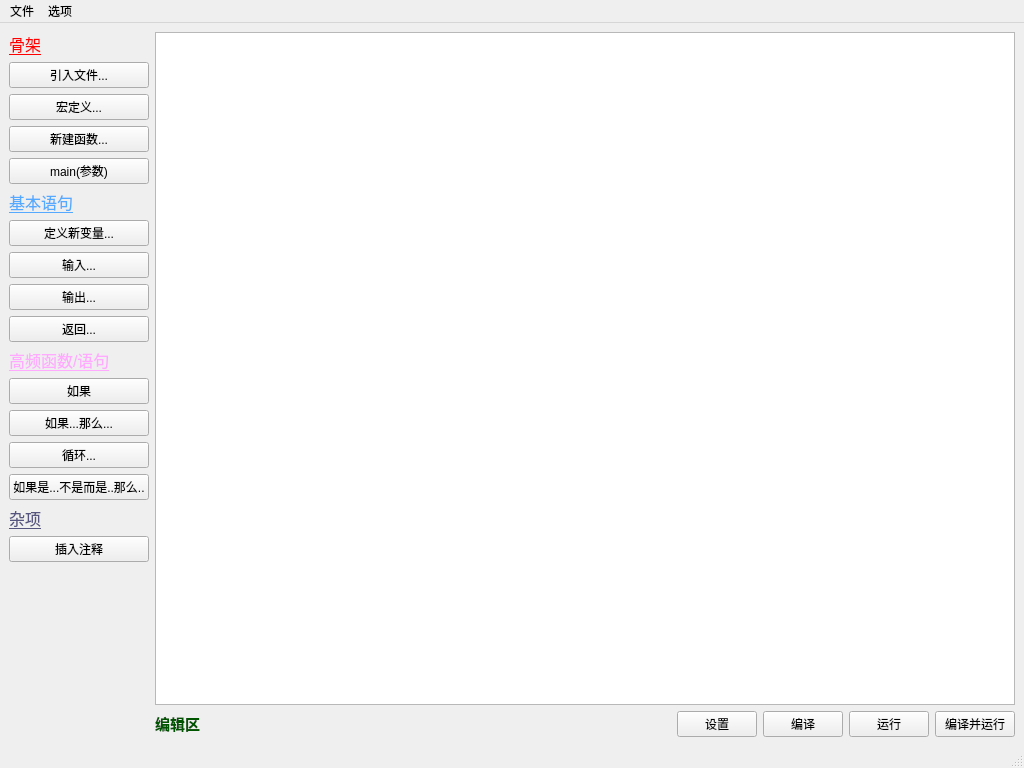
<?xml version="1.0" encoding="UTF-8"?>
<ui version="4.0">
 <class>MainWindow</class>
 <widget class="QMainWindow" name="MainWindow">
  <property name="geometry">
   <rect>
    <x>0</x>
    <y>0</y>
    <width>1024</width>
    <height>768</height>
   </rect>
  </property>
  <property name="windowTitle">
   <string>代码生成器</string>
  </property>
  <widget class="QWidget" name="centralwidget">
   <layout class="QHBoxLayout" name="horizontalLayout_3">
    <item>
     <layout class="QVBoxLayout" name="verticalLayout_3">
      <item>
       <layout class="QVBoxLayout" name="verticalLayout_2">
        <item>
         <layout class="QVBoxLayout" name="verticalLayout">
          <item>
           <widget class="QLabel" name="label">
            <property name="text">
             <string>&lt;html&gt;&lt;head/&gt;&lt;body&gt;&lt;p&gt;&lt;span style=&quot; font-size:12pt; text-decoration: underline; color:#ff0000;&quot;&gt;骨架&lt;/span&gt;&lt;/p&gt;&lt;/body&gt;&lt;/html&gt;</string>
            </property>
           </widget>
          </item>
          <item>
           <widget class="QPushButton" name="pushButton">
            <property name="text">
             <string>引入文件...</string>
            </property>
           </widget>
          </item>
          <item>
           <widget class="QPushButton" name="pushButton_2">
            <property name="text">
             <string>宏定义...</string>
            </property>
           </widget>
          </item>
          <item>
           <widget class="QPushButton" name="pushButton_3">
            <property name="text">
             <string>新建函数...</string>
            </property>
           </widget>
          </item>
          <item>
           <widget class="QPushButton" name="pushButton_4">
            <property name="text">
             <string>main(参数)</string>
            </property>
           </widget>
          </item>
         </layout>
        </item>
        <item>
         <widget class="QLabel" name="label_2">
          <property name="text">
           <string>&lt;html&gt;&lt;head/&gt;&lt;body&gt;&lt;p&gt;&lt;span style=&quot; font-size:12pt; text-decoration: underline; color:#55aaff;&quot;&gt;基本语句&lt;/span&gt;&lt;/p&gt;&lt;/body&gt;&lt;/html&gt;</string>
          </property>
         </widget>
        </item>
        <item>
         <widget class="QPushButton" name="pushButton_7">
          <property name="text">
           <string>定义新变量...</string>
          </property>
         </widget>
        </item>
        <item>
         <widget class="QPushButton" name="pushButton_6">
          <property name="text">
           <string>输入...</string>
          </property>
         </widget>
        </item>
        <item>
         <widget class="QPushButton" name="pushButton_5">
          <property name="text">
           <string>输出...</string>
          </property>
         </widget>
        </item>
        <item>
         <widget class="QPushButton" name="pushButton_8">
          <property name="text">
           <string>返回...</string>
          </property>
         </widget>
        </item>
       </layout>
      </item>
      <item>
       <widget class="QLabel" name="label_3">
        <property name="text">
         <string>&lt;html&gt;&lt;head/&gt;&lt;body&gt;&lt;p&gt;&lt;span style=&quot; font-size:12pt; text-decoration: underline; color:#ffaaff;&quot;&gt;高频函数/语句&lt;/span&gt;&lt;/p&gt;&lt;/body&gt;&lt;/html&gt;</string>
        </property>
       </widget>
      </item>
      <item>
       <widget class="QPushButton" name="pushButton_9">
        <property name="text">
         <string>如果</string>
        </property>
       </widget>
      </item>
      <item>
       <widget class="QPushButton" name="pushButton_12">
        <property name="text">
         <string>如果...那么...</string>
        </property>
       </widget>
      </item>
      <item>
       <widget class="QPushButton" name="pushButton_10">
        <property name="text">
         <string>循环...</string>
        </property>
       </widget>
      </item>
      <item>
       <widget class="QPushButton" name="pushButton_11">
        <property name="text">
         <string>如果是...不是而是..那么..</string>
        </property>
       </widget>
      </item>
      <item>
       <widget class="QLabel" name="label_5">
        <property name="text">
         <string>&lt;html&gt;&lt;head/&gt;&lt;body&gt;&lt;p&gt;&lt;span style=&quot; font-size:12pt; text-decoration: underline; color:#55557f;&quot;&gt;杂项&lt;/span&gt;&lt;/p&gt;&lt;/body&gt;&lt;/html&gt;</string>
        </property>
       </widget>
      </item>
      <item>
       <widget class="QPushButton" name="pushButton_16">
        <property name="text">
         <string>插入注释</string>
        </property>
       </widget>
      </item>
      <item>
       <spacer name="verticalSpacer_2">
        <property name="orientation">
         <enum>Qt::Orientation::Vertical</enum>
        </property>
        <property name="sizeHint" stdset="0">
         <size>
          <width>20</width>
          <height>40</height>
         </size>
        </property>
       </spacer>
      </item>
     </layout>
    </item>
    <item>
     <layout class="QVBoxLayout" name="verticalLayout_5">
      <item>
       <widget class="QPlainTextEdit" name="plainTextEdit">
        <property name="font">
         <font>
          <family>Consolas</family>
          <pointsize>12</pointsize>
         </font>
        </property>
       </widget>
      </item>
      <item>
       <layout class="QHBoxLayout" name="horizontalLayout_2">
        <item>
         <widget class="QLabel" name="label_4">
          <property name="text">
           <string>&lt;html&gt;&lt;head/&gt;&lt;body&gt;&lt;p&gt;&lt;span style=&quot; font-size:11pt; font-weight:700; color:#005500;&quot;&gt;编辑区&lt;/span&gt;&lt;/p&gt;&lt;/body&gt;&lt;/html&gt;</string>
          </property>
         </widget>
        </item>
        <item>
         <spacer name="horizontalSpacer">
          <property name="orientation">
           <enum>Qt::Orientation::Horizontal</enum>
          </property>
          <property name="sizeHint" stdset="0">
           <size>
            <width>40</width>
            <height>20</height>
           </size>
          </property>
         </spacer>
        </item>
        <item>
         <widget class="QPushButton" name="pushButton_setting">
          <property name="text">
           <string>设置</string>
          </property>
         </widget>
        </item>
        <item>
         <widget class="QPushButton" name="pushButton_13">
          <property name="text">
           <string>编译</string>
          </property>
         </widget>
        </item>
        <item>
         <widget class="QPushButton" name="pushButton_14">
          <property name="text">
           <string>运行</string>
          </property>
         </widget>
        </item>
        <item>
         <widget class="QPushButton" name="pushButton_15">
          <property name="text">
           <string>编译并运行</string>
          </property>
         </widget>
        </item>
       </layout>
      </item>
     </layout>
    </item>
   </layout>
  </widget>
  <widget class="QStatusBar" name="statusbar"/>
  <widget class="QMenuBar" name="menuBar">
   <property name="geometry">
    <rect>
     <x>0</x>
     <y>0</y>
     <width>1024</width>
     <height>22</height>
    </rect>
   </property>
   <widget class="QMenu" name="menu">
    <property name="title">
     <string>文件</string>
    </property>
    <addaction name="action"/>
    <addaction name="action_2"/>
    <addaction name="action_3"/>
   </widget>
   <widget class="QMenu" name="menu_2">
    <property name="title">
     <string>选项</string>
    </property>
    <addaction name="action_4"/>
    <addaction name="action_5"/>
   </widget>
   <addaction name="menu"/>
   <addaction name="menu_2"/>
  </widget>
  <action name="action">
   <property name="text">
    <string>打开</string>
   </property>
  </action>
  <action name="action_2">
   <property name="text">
    <string>保存文件</string>
   </property>
  </action>
  <action name="action_3">
   <property name="text">
    <string>新建文件夹</string>
   </property>
  </action>
  <action name="action_4">
   <property name="text">
    <string>查看代码</string>
   </property>
  </action>
  <action name="action_5">
   <property name="text">
    <string>关于</string>
   </property>
  </action>
 </widget>
 <resources/>
 <connections/>
</ui>
